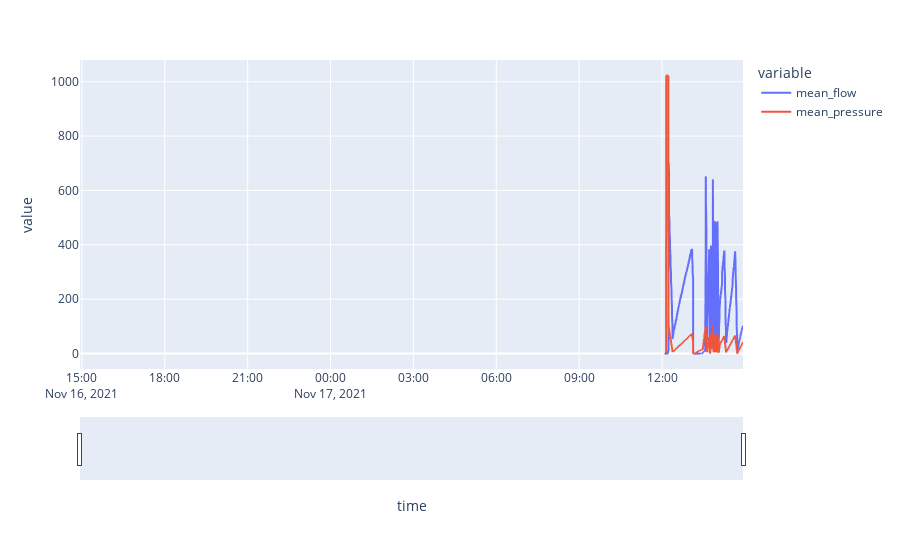

The cell this chart's notebook holds for it:
### Code cell
#dfa =df.filter(items=[ 'mean_pressure', 'mean_flow'])
fig = px.line(df, x='time', y=["mean_flow","mean_pressure"])
fig.update_xaxes(rangeslider_visible=True)
fig.show()
# px.line(data_frame=dfa)

### Figure 1 — Plotly figure (JSON) as saved in the notebook; plotly's stock layout.template omitted (floating-point values rounded to 4 significant figures; data arrays with more than 128 entries replaced by an {"elided": "..."} marker saying what was removed)
{"data": [{"hovertemplate": "variable=mean_flow<br>time=%{x}<br>value=%{y}<extra></extra>", "legendgroup": "mean_flow", "line": {"color": "#636efa", "dash": "solid"}, "mode": "lines", "name": "mean_flow", "showlegend": true, "type": "scattergl", "x": {"elided": "17281 str values"}, "xaxis": "x", "y": {"elided": "17281 float values"}, "yaxis": "y"}, {"hovertemplate": "variable=mean_pressure<br>time=%{x}<br>value=%{y}<extra></extra>", "legendgroup": "mean_pressure", "line": {"color": "#EF553B", "dash": "solid"}, "mode": "lines", "name": "mean_pressure", "showlegend": true, "type": "scattergl", "x": {"elided": "17281 str values"}, "xaxis": "x", "y": {"elided": "17281 float values"}, "yaxis": "y"}], "layout": {"legend": {"title": {"text": "variable"}, "tracegroupgap": 0}, "margin": {"t": 60}, "xaxis": {"anchor": "y", "domain": [0, 1], "rangeslider": {"visible": true}, "title": {"text": "time"}}, "yaxis": {"anchor": "x", "domain": [0, 1], "title": {"text": "value"}}}}
